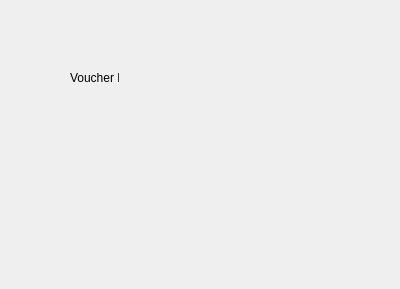
<?xml version="1.0" encoding="UTF-8"?>
<ui version="4.0">
 <class>voucher_update</class>
 <widget class="QDialog" name="voucher_update">
  <property name="geometry">
   <rect>
    <x>0</x>
    <y>0</y>
    <width>400</width>
    <height>289</height>
   </rect>
  </property>
  <property name="windowTitle">
   <string>Dialog</string>
  </property>
  <widget class="QLabel" name="label">
   <property name="geometry">
    <rect>
     <x>70</x>
     <y>70</y>
     <width>49</width>
     <height>16</height>
    </rect>
   </property>
   <property name="text">
    <string>Voucher No:</string>
   </property>
  </widget>
 </widget>
 <resources/>
 <connections/>
</ui>
